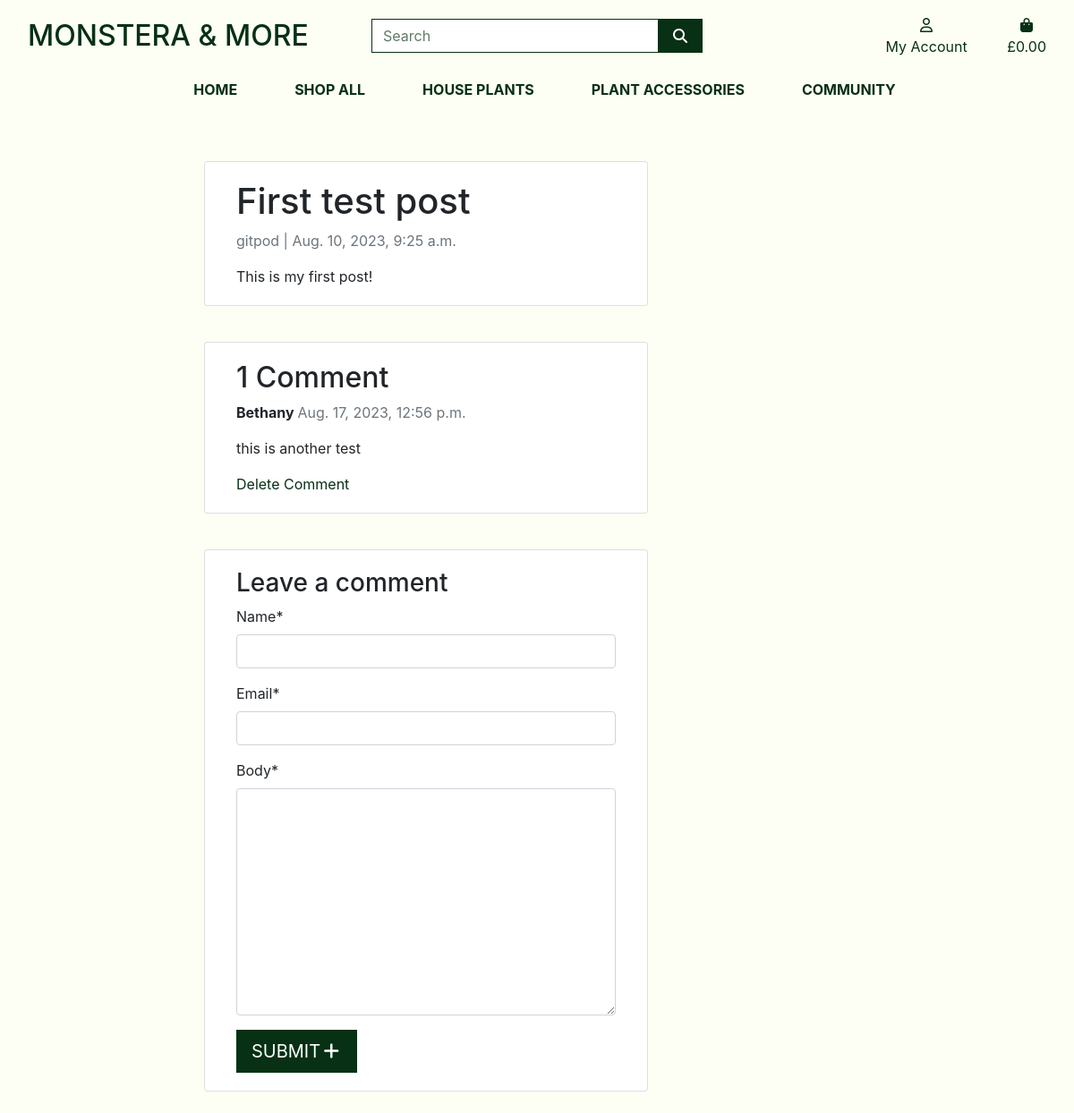
/blog/first-test-post/ (signed in), run on the app's committed database.
### blog/models.py (models this page shows, shortened)
class Post(models.Model):
    title = models.CharField(max_length=200, unique=True)
    slug = models.SlugField(max_length=200, unique=True)
    author = models.ForeignKey(User, on_delete= models.CASCADE,related_name='blog_posts')
    content = models.TextField()
    created_on = models.DateTimeField(auto_now_add=True)
    status = models.IntegerField(choices=STATUS, default=0)
    class Meta:
        ordering = ['-created_on']

class Comment(models.Model):
    post = models.ForeignKey(Post, on_delete=models.CASCADE, related_name='comments', default=False)
    name = models.CharField(max_length=80, default="")
    user_id = models.ForeignKey(User, null=True,
                                blank=True, on_delete=models.SET_NULL)
    email = models.EmailField(default="")
    body = models.TextField(null=False, blank=False, default="")
    created_on = models.DateTimeField(auto_now_add=True)
    active = models.BooleanField(default=False)
    class Meta:
        ordering = ['created_on']

### blog/views.py (the view)
# urls.py: path('<slug:slug>/', views.PostDetail, name='post_detail'),
def PostDetail(request, slug):
    template_name = "blog/post_detail.html"
    post = get_object_or_404(Post, slug=slug)
    comments = post.comments.filter(active=True).order_by("-created_on")
    new_comment = None
    if request.method == "POST":
        comment_form = CommentForm(data=request.POST)
        if comment_form.is_valid():
            new_comment = comment_form.save(commit=False)
            new_comment.post = post
            new_comment.save()
    else:
        comment_form = CommentForm()
    return render(
        request,
        template_name,
        {
            "post": post,
            "comments": comments,
            "new_comment": new_comment,
            "comment_form": comment_form,
        },
    )

### blog/forms.py
class CommentForm(forms.ModelForm):
    class Meta:
        model = Comment
        fields = ('name', 'email', 'body')

### bag/contexts.py (called while the page is built, shortened)
def bag_contents(request):
    bag_items = []
    total = 0
    product_count = 0
    bag = request.session.get('bag', {})
    if total < settings.FREE_DELIVERY_THRESHOLD:
        delivery = total * Decimal(settings.STANDARD_DELIVERY_PERCENTAGE / 100)
        free_delivery_delta = settings.FREE_DELIVERY_THRESHOLD - total
    else:
        delivery = 0
        free_delivery_delta = 0
    grand_total = delivery + total
    context = {
        'bag_items': bag_items,
        'total': total,
        'product_count': product_count,
        'delivery': delivery,
        'free_delivery_delta': free_delivery_delta,
        'free_delivery_threshold': settings.FREE_DELIVERY_THRESHOLD,
        'grand_total': grand_total,
    }
    return context

### blog/templates/blog/post_detail.html (shortened to what this page needs)
{% extends "base.html" %}
{% load static %}
{% block page_header %}
<div class="container header-container">
</div>
{% endblock %}
{% block content %}
<div class="container">
  <div class="container">
    <div class="row">
      <div class="col-md-8 card mb-4  mt-3 left  top">
        <div class="card-body">
          <h1>{% block title %} {{ post.title }} {% endblock title %}</h1>
          <p class=" text-muted">{{ post.author }} | {{ post.created_on }}</p>
          <p class="card-text ">{{ post.content | safe }}</p>
        </div>
      </div>
      <div class="col-md-8 card mb-4  mt-3 ">
        <div class="card-body">
          {% if comments.count == 0 %}
            <h2>No Comments</h2>
          {% elif comments.count >= 2 %}
            <h2>{{ comments.count }} Comments</h2>
          {% else %}
            <h2>{{ comments.count }} Comment</h2>
          {% endif %}
          {% for comment in comments %}
          <div class="comments">
            <p class="font-weight-bold">
              {{ comment.name }}
              <span class=" text-muted font-weight-normal">
                {{ comment.created_on }}
              </span>
            </p>
            {{ comment.body | linebreaks }}
          </div>
          <div>
            {% if user.is_authenticated %}
                {% if user.name == comment.user_id %}
                    <a href="{% url 'delete_comment' comment.id %}" class="product_delete">Delete Comment</a>
                {% endif %}
            {% endif %}
          </div>
          {% endfor %}
        </div>
      </div>
      <div class="col-md-8 card mb-4  mt-3 ">
        <div class="card-body">
          {% if user.is_authenticated %}
            {% if new_comment %}
              <div class="alert alert-success" role="alert">
              Your comment has been submitted and is awaiting approval. Check back soon.
              </div>
            {% else %}
              <h3>Leave a comment</h3>
              <form method="post" action="{% url 'post_detail' post.slug %}">
              {{ comment_form | crispy }}
              <button class="btn btn-black rounded-0 btn-lg text-uppercase" type="submit" aria-label="Submit a comment button">Submit<span class="icon">
                <i class="fa-solid fa-plus"></i>
            </span></button>
              </form>
            {% endif %}
          {% else %}
          <div class="mt-4">
            <p>To leave a comment you must be logged in. </p>
            <a class="btn btn-outline-black rounded-0" href="{% url 'account_login' %}">Log in</a>
            <a class="btn btn-outline-black rounded-0" href="{% url 'account_signup' %}">Sign up</a>
          </div>
          {% endif %}
        </div>
      </div>
    </div>
  </div>
  {% endblock %}

### static/css/base.css (style rules this page uses)
html { height: 100%; }
body { background-image: url('/media/hero-plant.jpg'); background-color: #FDFFF4; height: 100vh; background-position: 1% 1%; }
a { color:#073014 ; }
.icon { align-items: center; display: inline-flex; justify-content: center; height: 1.5rem; width: 1.5rem; }
.btn-black { background: #073014; color: white; }
@media (min-width: 1200px) { .container { max-width: 80%; } }
@media (min-width: 992px) { .header-container { padding-top: 164px; } }

### data on the page
Post: title "First test post", author "gitpod", created_on "Aug. 10, 2023, 9:25 a.m.", content "This is my first post!"
Comment: name "Bethany", created_on "Aug. 17, 2023, 12:56 p.m.", body "this is another test", shows "Delete Comment"

### other printed values
{{ comments.count }} "1"
